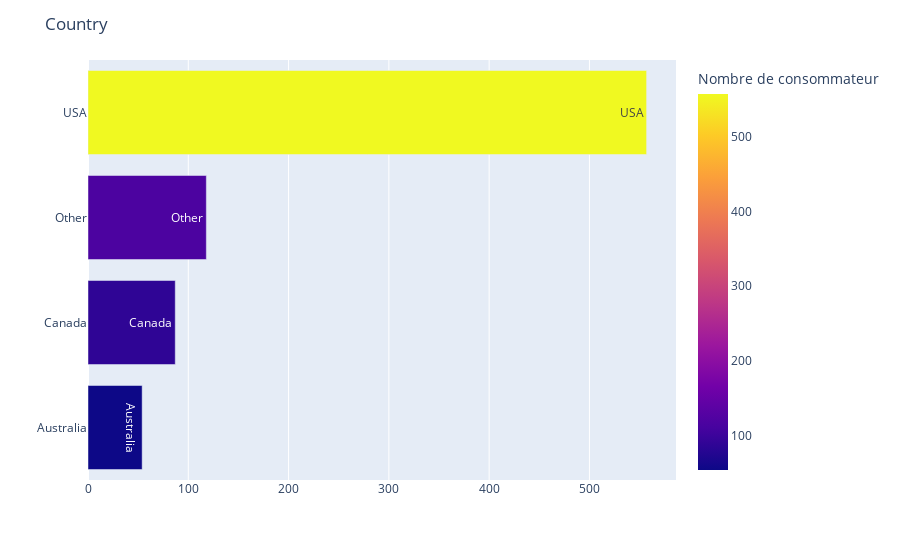

The notebook cell this image was saved under:
### Code cell
pays = pd.DataFrame(df["Country"].value_counts())

pays.reset_index(inplace=True)

pays = pays.rename(columns = {'index':'Country', 'Country': "Nombre de consommateur"})

plot_hbar("Nombre de consommateur",'Country',pays)

### Figure 1 — Plotly figure (JSON) as saved in the notebook; plotly's stock layout.template omitted (floating-point values rounded to 4 significant figures)
{"data": [{"alignmentgroup": "True", "hovertemplate": "Nombre de consommateur=%{marker.color}<br>Country=%{text}<extra></extra>", "legendgroup": "", "marker": {"color": [557, 118, 87, 54], "coloraxis": "coloraxis", "pattern": {"shape": ""}}, "name": "", "offsetgroup": "", "orientation": "h", "showlegend": false, "text": ["USA", "Other", "Canada", "Australia"], "textposition": "auto", "type": "bar", "x": [557, 118, 87, 54], "xaxis": "x", "y": ["USA", "Other", "Canada", "Australia"], "yaxis": "y"}], "layout": {"autosize": true, "barmode": "relative", "coloraxis": {"colorbar": {"title": {"text": "Nombre de consommateur"}}, "colorscale": [[0, "#0d0887"], [0.1111, "#46039f"], [0.2222, "#7201a8"], [0.3333, "#9c179e"], [0.4444, "#bd3786"], [0.5556, "#d8576b"], [0.6667, "#ed7953"], [0.7778, "#fb9f3a"], [0.8889, "#fdca26"], [1, "#f0f921"]]}, "legend": {"tracegroupgap": 0}, "margin": {"t": 60}, "title": {"text": "Country"}, "uniformtext": {"minsize": 8, "mode": "hide"}, "xaxis": {"anchor": "y", "autorange": true, "domain": [0, 1], "range": [0, 586.3], "title": {"text": ""}, "type": "linear"}, "yaxis": {"anchor": "x", "autorange": true, "categoryorder": "total ascending", "domain": [0, 1], "range": [-0.5, 3.5], "title": {"text": ""}, "type": "category"}}}
